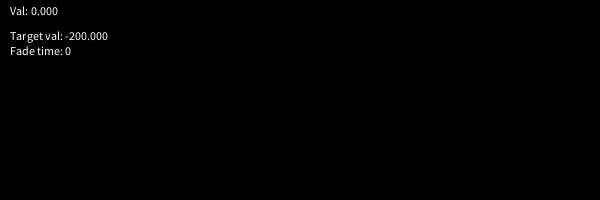
Frame 1 (no input)
Frame 60 (the mouse pressed at the canvas centre just before this capture): identical to frame 1, image omitted
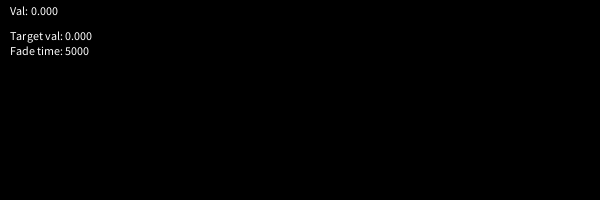
Frame 120 (the mouse held since frame 60 and released just before this capture)

The Processing sketch that drew these frames (run headless with seeded random() and noise(); from frame 60 on, the mouse is pressed at the canvas centre):

// Processing sketch: ValueFaderExample
// ── ValueFaderExample.pde
// This code is made by Halfdan Hauch Jensen at AIR LAB ITU, halj@itu.dk / https://airlab.itu.dk
// The code is an example of how to fade between two values over time. 
// It was first made for volume control with the Sound library that seems to be missing this feature.

ValueFader vf;

float tg;
float ft;

void setup(){
  size(600, 200);
  frameRate(25);
  
  vf = new ValueFader();
  vf.setMinMax(-200, 200);
  //vf.reverse(true);
  
}

void draw(){
  background(0);
  
  tg = map(mouseX, 0, width, vf.getMin(), vf.getMax());
  ft = map(mouseY, 0, height, 0, 10000);
  text("Val: "+ nf(vf.getVal(), 0, 3), 10, 15);
  text("Target val: "+ nf(tg, 0, 3), 10, 40);
  text("Fade time: "+ round(ft), 10, 55);
  
  vf.update(); // updates the value fader every frame
}

void mouseReleased(){
  vf.setVal(tg, ft);
  
}


class ValueFader{
  
  float val = 0;
  float minVal = 0;
  float maxVal = 1;
  float fadeDir = 0;
  float increment;
  float targetVal;
  float lastTargetVal;
  boolean reverse;
    
  void setVal(float targetVal_, float fadeTime){
    
    // prevent exponentiel fade 
    if (lastTargetVal == targetVal_) return;
    lastTargetVal = targetVal_;
    
    // reverse
    targetVal = constrain(targetVal_, minVal, maxVal);
    if (reverse) targetVal = map(targetVal, minVal, maxVal, maxVal, minVal);
    
    // prevents division by zero
    if (frameRate == 0) frameRate = 1;
    if (fadeTime == 0) fadeTime = 1; 
    
    float millisPrFrame = 1000/frameRate; // calculate millis/frame or millis between frames
    float dist = abs(val-targetVal);
    increment = dist/fadeTime; // calculate increment / millis
    increment = increment*millisPrFrame; // calculate increment / frame
    if (targetVal > val) fadeDir = 1;
    else if (targetVal < val) fadeDir = -1;
    else fadeDir = 0;
  }
  
  float getVal(){
    return val;
  }
  
  float getMin(){
    return minVal;
  }
  
  float getMax(){
    return maxVal;
  }
  
  void reverse(boolean r_){
    reverse = r_;
    setVal(getVal(), 1);
  }

  void setMinMax(float minVal_, float maxVal_){
    minVal = minVal_;
    maxVal = maxVal_;
    val = constrain(val, minVal, maxVal);
  }
  
  // needs to be called every frame
  void update(){
    val = constrain(val+increment*fadeDir, minVal, maxVal);
    if (fadeDir < 0) val = max(val, targetVal);
    else if (fadeDir > 0) val = min(val, targetVal);
  }
}
